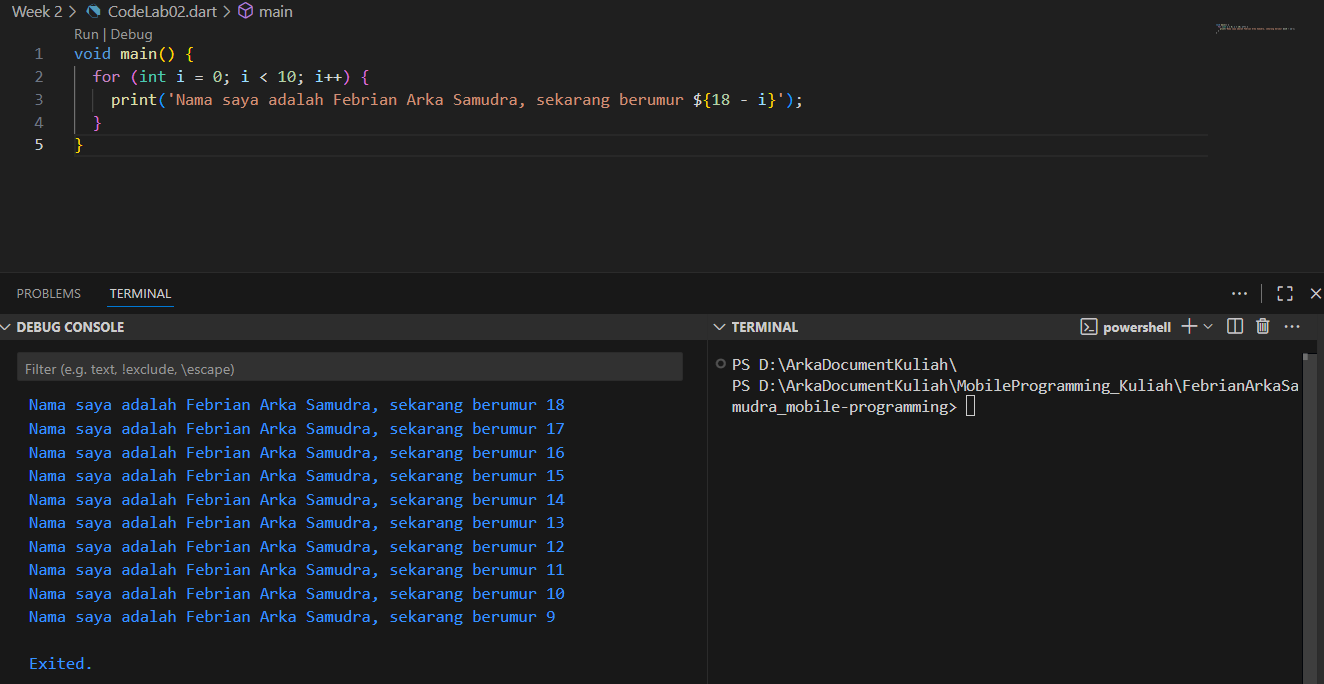
#> input picture Week 2/img/CodeLab02.png, 1324 x 684 px, given in place of female.tiff, which was not available
$ jupyter execute Week3.ipynb   (text cells are left out)
#> lines starting #> are read from the running program, lines starting #| are printed output that depends on the picture; pictures that were not available may be replaced by others from this repository, and a replacement may not be noted
[cell 1]
from google.colab import drive
drive.mount('/content/drive')

[cell 2]
import cv2 as cv
from google.colab.patches import cv2_imshow
from skimage import io
import matplotlib.pyplot as plt
import numpy as np

[cell 3]
print('Mengubah tingkat kecerahan citra')
print('================================')

try:
  brightness = int(input('Masukkan nilai kecerahan'))
#> the answer given: 3
except ValueError:
  print('Nilai harus berupa angka')

original = cv.imread ('/content/drive/MyDrive/Images/female.tiff')
#> original is the input picture: shape (684, 1324, 3); mean B, G, R 34.6, 32.3, 30.8
brightness_image = np.zeros(original.shape, original.dtype)

for y in range(original.shape[0]):
  for x in range(original.shape[1]):
    for c in range(original.shape[2]):
      brightness_image[y,x,c] = np.clip(original[y,x,c] + brightness, 0, 255)

final_frame = cv.hconcat((original, brightness_image))
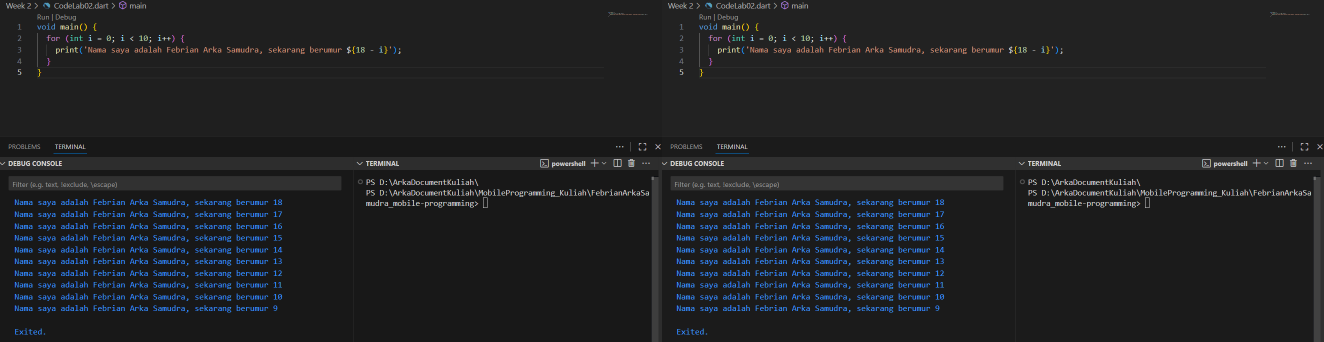
#> final_frame: shape (684, 2648, 3) (shown at 1/2 size); mean B, G, R 36.1, 33.8, 32.3
cv2_imshow(final_frame)

[cell 4]
imgktp = cv.imread('/content/drive/MyDrive/PCVK/IMAGE/ktipi.jpg')
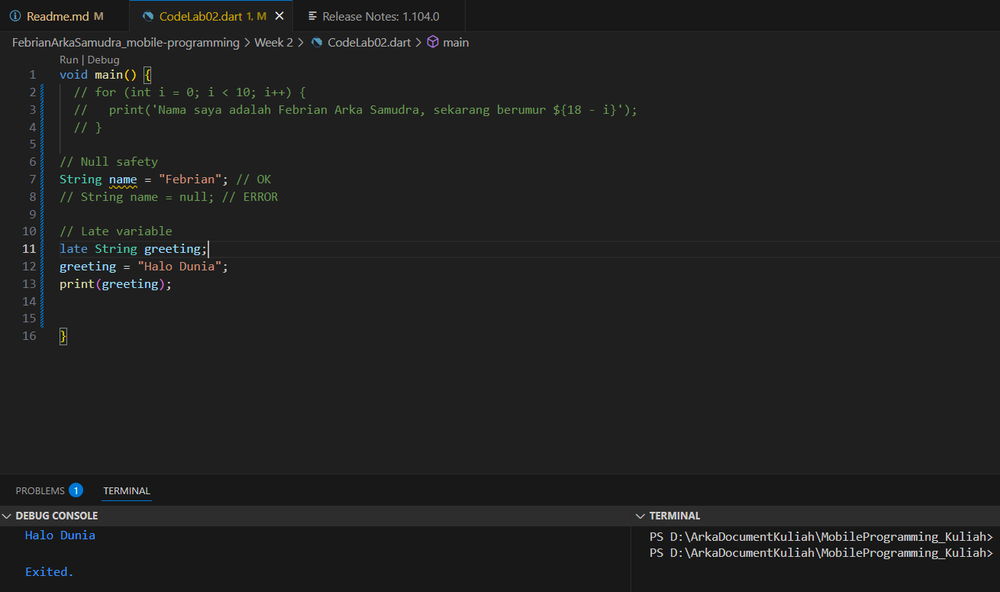
#> input picture Week 2/img/image.png, 1000 x 592 px, shrunk from 1310 x 775 before the run, given in place of ktipi.jpg, which was not available
#> imgktp is the input picture: shape (592, 1000, 3); mean B, G, R 32.4, 32.6, 32.1
cv2_imshow(imgktp)

[cell 5]
imgrgb = cv.cvtColor(imgktp, cv.COLOR_BGR2RGB)
inverted_img = 255 - imgrgb
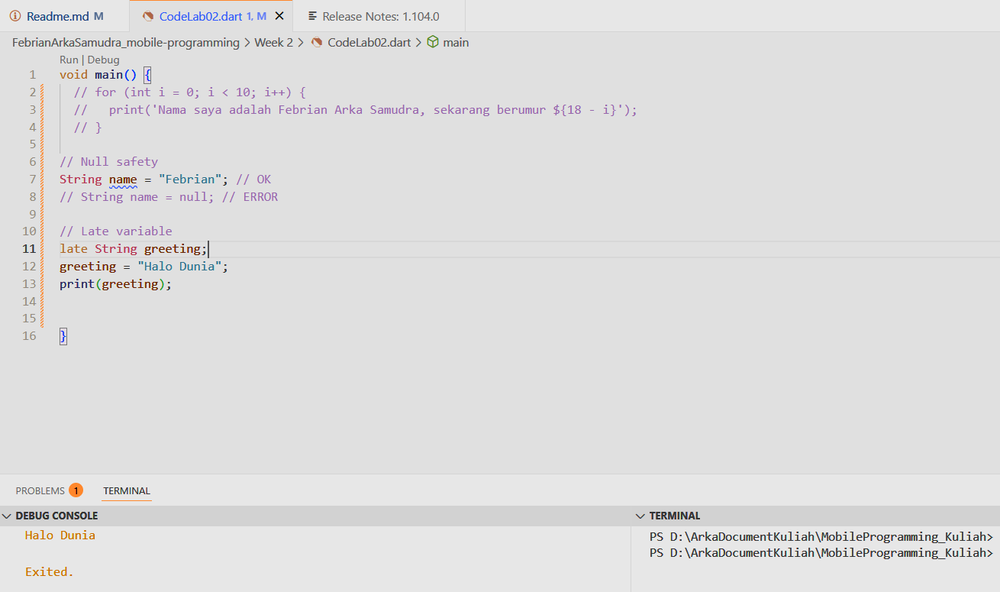
#> inverted_img: shape (592, 1000, 3); mean R, G, B 222.9, 222.4, 222.6

# Tampilkan hasil
plt.figure(figsize=(10,5))

plt.subplot(1,2,1)
plt.imshow(imgrgb)
plt.title("Original")
plt.axis("off")

plt.subplot(1,2,2)
plt.imshow(inverted_img)
plt.title("Inverted")
plt.axis("off")

plt.show()
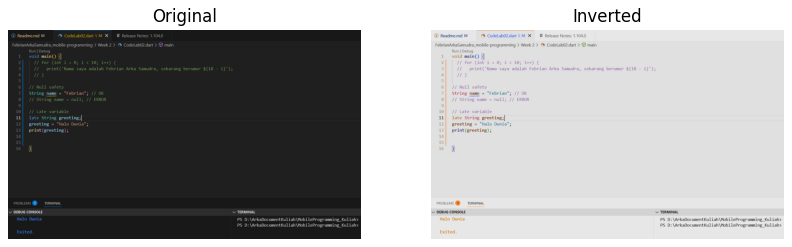
#> figure drawn by matplotlib, 2 panels
